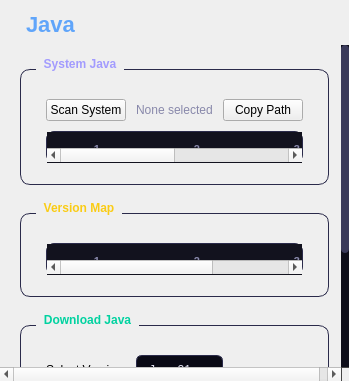
<?xml version="1.0" encoding="UTF-8"?>
<ui version="4.0">
 <class>JavaPanel</class>
 <widget class="QWidget" name="JavaPanel">
  <layout class="QVBoxLayout" name="rootLayout">
   <property name="leftMargin"><number>0</number></property>
   <property name="topMargin"><number>0</number></property>
   <property name="rightMargin"><number>0</number></property>
   <property name="bottomMargin"><number>0</number></property>
   <property name="spacing"><number>0</number></property>
   <item>
    <widget class="QLabel" name="titleLabel">
     <property name="styleSheet"><string notr="true">font-size: 22px; font-weight: bold; color: #60a5fa; padding: 12px 20px 8px 20px;</string></property>
     <property name="text"><string notr="true">Java</string></property>
    </widget>
   </item>
   <item>
    <widget class="QScrollArea" name="scroll">
     <property name="frameShape"><enum>QFrame::NoFrame</enum></property>
     <property name="widgetResizable"><bool>true</bool></property>
     <property name="styleSheet"><string notr="true">QScrollArea { background: transparent; border: none; }
QScrollBar:vertical { background: #0e0e1a; width: 8px; }
QScrollBar::handle:vertical { background: #3a3a5a; border-radius: 4px; }
QScrollBar::add-line:vertical, QScrollBar::sub-line:vertical { height: 0; }</string></property>
     <widget class="QWidget" name="page">
      <property name="geometry"><rect><x>0</x><y>0</y><width>400</width><height>500</height></rect></property>
      <layout class="QVBoxLayout" name="pageLayout">
       <property name="leftMargin"><number>20</number></property>
       <property name="topMargin"><number>12</number></property>
       <property name="rightMargin"><number>20</number></property>
       <property name="bottomMargin"><number>16</number></property>
       <property name="spacing"><number>16</number></property>
       <!-- System Java -->
       <item>
        <widget class="QGroupBox" name="systemJavaGroup">
         <property name="styleSheet"><string notr="true">QGroupBox { border: 1px solid #2a2a4a; border-radius: 10px; margin-top: 12px; padding: 20px 16px 12px 16px; font-weight: bold; color: #a29bfe; }
QGroupBox::title { subcontrol-origin: margin; left: 16px; padding: 0 6px; }</string></property>
         <property name="title"><string notr="true">System Java</string></property>
         <layout class="QVBoxLayout" name="systemJavaLayout">
          <property name="spacing"><number>10</number></property>
          <item>
           <layout class="QHBoxLayout" name="topRow">
            <item>
             <widget class="QPushButton" name="scanBtn">
              <property name="objectName"><string>primaryBtn</string></property>
              <property name="text"><string notr="true">Scan System</string></property>
              <property name="fixedWidth"><number>140</number></property>
             </widget>
            </item>
            <item>
             <widget class="QLabel" name="selectedLabel">
              <property name="styleSheet"><string notr="true">color: #8888aa; font-size: 12px;</string></property>
              <property name="text"><string notr="true">None selected</string></property>
             </widget>
            </item>
            <item>
             <widget class="QPushButton" name="copyBtn">
              <property name="objectName"><string>ghostBtn</string></property>
              <property name="text"><string notr="true">Copy Path</string></property>
              <property name="fixedWidth"><number>80</number></property>
             </widget>
            </item>
           </layout>
          </item>
          <item>
           <widget class="QTableWidget" name="systemJavaTable">
            <property name="columnCount"><number>4</number></property>
            <property name="maximumHeight"><number>200</number></property>
            <property name="alternatingRowColors"><bool>true</bool></property>
            <property name="showGrid"><bool>false</bool></property>
            <property name="selectionBehavior"><enum>QAbstractItemView::SelectRows</enum></property>
            <property name="styleSheet"><string notr="true">QTableWidget { background: #0a0a16; border: 1px solid #2a2a4a; border-radius: 8px; }
QTableWidget::item { padding: 8px 12px; color: #e0e0f0; }
QTableWidget::item:alternate { background: rgba(255,255,255,0.02); }
QHeaderView::section { background: #12121e; color: #8888aa; border: none; padding: 8px 12px; font-size: 11px; font-weight: bold; }</string></property>
            <attribute name="verticalHeaderVisible"><bool>false</bool></attribute>
           </widget>
          </item>
         </layout>
        </widget>
       </item>
       <!-- Version Map -->
       <item>
        <widget class="QGroupBox" name="versionMapGroup">
         <property name="styleSheet"><string notr="true">QGroupBox { border: 1px solid #2a2a4a; border-radius: 10px; margin-top: 12px; padding: 20px 16px 12px 16px; font-weight: bold; color: #facc15; }
QGroupBox::title { subcontrol-origin: margin; left: 16px; padding: 0 6px; }</string></property>
         <property name="title"><string notr="true">Version Map</string></property>
         <layout class="QVBoxLayout" name="versionMapLayout">
          <item>
           <widget class="QTableWidget" name="versionMapTable">
            <property name="columnCount"><number>3</number></property>
            <property name="maximumHeight"><number>280</number></property>
            <property name="showGrid"><bool>false</bool></property>
            <property name="selectionMode"><enum>QAbstractItemView::NoSelection</enum></property>
            <property name="styleSheet"><string notr="true">QTableWidget { background: #0a0a16; border: 1px solid #2a2a4a; border-radius: 8px; }
QTableWidget::item { padding: 6px 12px; color: #e0e0f0; }
QHeaderView::section { background: #12121e; color: #8888aa; border: none; padding: 8px 12px; font-size: 11px; font-weight: bold; }</string></property>
            <attribute name="verticalHeaderVisible"><bool>false</bool></attribute>
           </widget>
          </item>
         </layout>
        </widget>
       </item>
       <!-- Download -->
       <item>
        <widget class="QGroupBox" name="downloadGroup">
         <property name="styleSheet"><string notr="true">QGroupBox { border: 1px solid #2a2a4a; border-radius: 10px; margin-top: 12px; padding: 20px 16px 12px 16px; font-weight: bold; color: #00d2a0; }
QGroupBox::title { subcontrol-origin: margin; left: 16px; padding: 0 6px; }</string></property>
         <property name="title"><string notr="true">Download Java</string></property>
         <layout class="QVBoxLayout" name="downloadLayout">
          <property name="spacing"><number>10</number></property>
          <item>
           <layout class="QHBoxLayout" name="verRow">
            <item><widget class="QLabel" name="versionLabel"><property name="text"><string notr="true">Select Version:</string></property></widget></item>
            <item>
             <widget class="QComboBox" name="versionCombo">
              <property name="styleSheet"><string notr="true">QComboBox { background: #0a0a16; border: 1px solid #2a2a4a; border-radius: 6px; color: #e0e0f0; padding: 6px 12px; }
QComboBox::drop-down { border: none; }
QComboBox QAbstractItemView { background: #12121e; color: #e0e0f0; }</string></property>
              <item><property name="text"><string>Java 8</string></property></item>
              <item><property name="text"><string>Java 11</string></property></item>
              <item><property name="text"><string>Java 17</string></property></item>
              <item><property name="text"><string>Java 21</string></property></item>
              <property name="currentIndex"><number>3</number></property>
             </widget>
            </item>
            <item><spacer><property name="orientation"><enum>Qt::Horizontal</enum></property><property name="sizeHint"><size><width>40</width><height>20</height></size></property></spacer></item>
           </layout>
          </item>
          <item>
           <layout class="QHBoxLayout" name="dirRow">
            <item><widget class="QLineEdit" name="installDirEdit"><property name="placeholderText"><string notr="true">Install directory...</string></property></widget></item>
            <item>
             <widget class="QPushButton" name="browseBtn">
              <property name="objectName"><string>ghostBtn</string></property>
              <property name="text"><string notr="true">Browse</string></property>
             </widget>
            </item>
           </layout>
          </item>
          <item><widget class="QProgressBar" name="progressBar"><property name="visible"><bool>false</bool></property><property name="maximum"><number>100</number></property></widget></item>
          <item><widget class="QLabel" name="downloadStatusLabel"><property name="styleSheet"><string notr="true">color: #8888aa; font-size: 12px;</string></property></widget></item>
          <item>
           <layout class="QHBoxLayout" name="downloadBtnRow">
            <item><spacer><property name="orientation"><enum>Qt::Horizontal</enum></property><property name="sizeHint"><size><width>40</width><height>20</height></size></property></spacer></item>
            <item>
             <widget class="QPushButton" name="downloadBtn">
              <property name="objectName"><string>greenBtn</string></property>
              <property name="text"><string notr="true">Download</string></property>
              <property name="fixedWidth"><number>180</number></property>
             </widget>
            </item>
           </layout>
          </item>
         </layout>
        </widget>
       </item>
       <item><spacer><property name="orientation"><enum>Qt::Vertical</enum></property><property name="sizeHint"><size><width>20</width><height>40</height></size></property></spacer></item>
      </layout>
     </widget>
    </widget>
   </item>
  </layout>
 </widget>
 <resources/>
 <connections/>
</ui>
